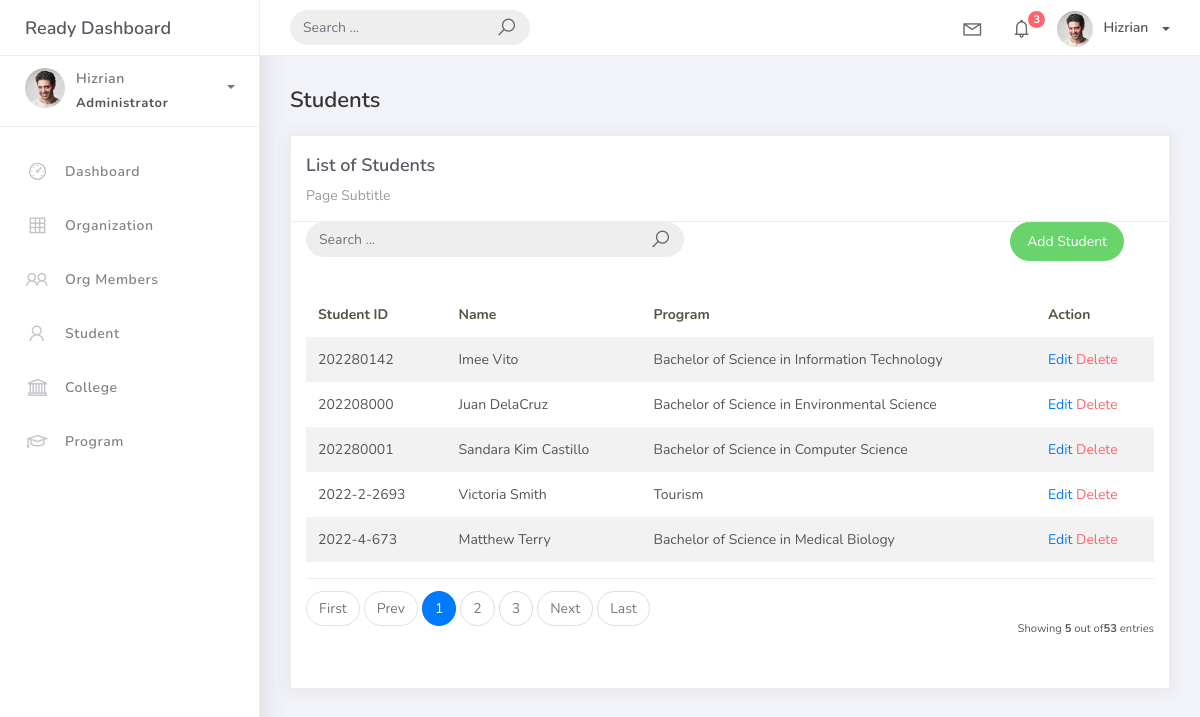
Screenshot of /student_list with the database file from the repository.
### studentorg/models.py (models this page shows, shortened)
class BaseModel(models.Model):
    created_at = models.DateTimeField(auto_now_add=True, db_index=True)
    updated_at = models.DateTimeField(auto_now=True)
    class Meta:
        abstract = True

class Student(BaseModel):
    student_id = models.CharField(max_length=15)
    lastname = models.CharField(max_length=25)
    firstname = models.CharField(max_length=25)
    middlename = models.CharField(max_length=25, blank=True, null=True)
    program = models.ForeignKey(Program, on_delete=models.CASCADE)

class Program(BaseModel):
    prog_name = models.CharField(max_length=150)
    college = models.ForeignKey(College, on_delete=models.CASCADE)
    def __str__(self):
        return self.prog_name

### studentorg/views.py (the view)
# urls.py: path('student_list', StudentList.as_view(), name='student-list'),
class StudentList(ListView):
    model = Student
    context_object_name = 'student'
    template_name = 'student_list.html'
    paginate_by = 5
    def get_queryset(self, *args, **kwargs):
        qs = super(StudentList, self).get_queryset(*args, **kwargs)
        if self.request.GET.get("q") != None:
            query = self.request.GET.get('q')
            qs = qs.filter(Q(student_id__icontains=query) |
                            Q(lastname__icontains=query) |
                            Q(program__prog_name__icontains=query) |
                            Q(firstname__icontains=query))
        return qs

### templates/student_list.html
{% extends 'base.html' %}
{% load static %}
{% block content %}
<div class="content">
    <div class="container-fluid">
        <h4 class="page-title">Students</h4>
        <div class="row">
            <div class="col-md-12">
                <div class="card">
                    <div class="card-header">
                        <div class="card-title">List of Students</div>
                        <div class="card-category">Page Subtitle</div>
                    </div>
                    <div class="col-md-12 row">
                        <div class="col-md-6">
                            <form class="navbar-left navbar-form nav-search mr-md-3" action="{% url 'student-list' %}">
                                <div class="input-group">
                                    <input type="text" placeholder="Search ..." class="form-control" name="q"/>
                                    <div class="input-group-append">
                                        <span class="input-group-text">
                                            <i class="la la-search search-icon"></i>
                                        </span>
                                    </div>
                                </div>
                            </form>
                        </div>
                        <div class="col-md-6">
                            <div class="pull-right">
                                <a href="{% url 'student-add' %}" class="btn btn-success btn-rounded">Add Student</a>
                            </div>
                        </div>
                    </div>
                    <div class="card-body">
                        <table class="table table-striped mt-3">
                            <thead>
                                <tr>
                                    <th scope="col">Student ID</th>
                                    <th scope="col">Name</th>
                                    <th scope="col">Program</th>
                                    <th scope="col">Action</th>
                                </tr>
                            </thead>
                            <tbody>
                                {% for object in object_list %}
                                <tr>
                                    <td>{{ object.student_id }}</td>
                                    <td>{{ object.firstname }} {{ object.lastname }}</td>
                                    <td>{{ object.program }}</td>
                                    <td>
                                        <a href="student_list/{{ object.id }}">Edit</a>
                                        <a href="student_list/{{ object.id }}/delete" class="text-danger">Delete</a>
                                    </td>
                                </tr>
                                {% empty %}
                                <tr>
                                    <td colspan="4" style="text-align: center;">
                                        <p class="text-sm font-weight-bold mb-0">No Records Found</p>
                                    </td>
                                </tr>
                                {% endfor %}
                            </tbody>
                        </table>
                        {% include 'includes/pagination.html' %}
                    </div>
                </div>
            </div>
        </div>
    </div>
</div>
{% endblock %}

### rows the page displays
Student: student_id "202280142", firstname "Imee", lastname "Vito", program "Bachelor of Science in Information Technology"
Student: student_id "202208000", firstname "Juan", lastname "DelaCruz", program "Bachelor of Science in Environmental Science"
Student: student_id "202280001", firstname "Sandara Kim", lastname "Castillo", program "Bachelor of Science in Computer Science"
Student: student_id "2022-2-2693", firstname "Victoria", lastname "Smith", program "Tourism"
Student: student_id "2022-4-673", firstname "Matthew", lastname "Terry", program "Bachelor of Science in Medical Biology"

### other values shown
{{ page_num }} "1"
{{ page_num }} "2" "3"
{{ object_list.count }} "5"
{{ paginator.count }} "53"
